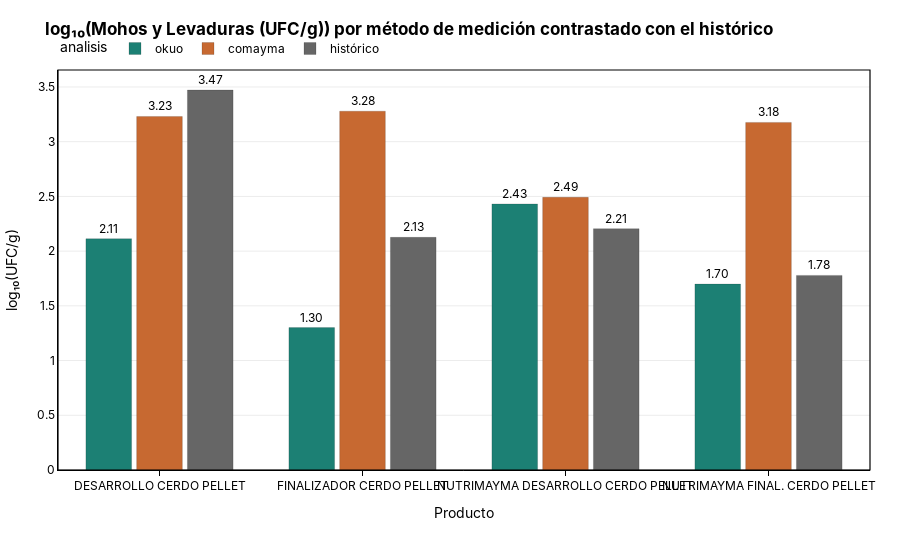

Write notebook code for a chart like this one.
### Code cell
# 2. Especificando una secuencia de colores
colores_corporativos = ["#1C8074", "#c76931", "#666666"]
fig2, df_plot2 = generalized_grouped_bar_corporate(
    df=datos,
    formula_col="Referencia",
    group_col="analisis",
    value_col="log10_Mohos_Levaduras_UFCg",
    title="log₁₀(Mohos y Levaduras (UFC/g)) por método de medición contrastado con el histórico",
    #order_formula=["Fórmula 4", "Fórmula 1", "Fórmula 2", "Fórmula 3"], # Orden X
    order_group=["okuo", "comayma", "histórico"],          # Orden grupos (y colores)
    color_discrete_sequence=colores_corporativos,
    x_axis_title="Producto",
    y_axis_title="log₁₀(UFC/g)",
    #write_html=f"{ROOT_IMAGEN}/mohos_lev.html" , # Guarda el archivo en la misma carpeta
    text_fmt=",.2f" # Formato de texto sin decimales
)

print("Gráfico generado. Mostrando el segundo ejemplo:")
fig2.show()
s3.save_plotly_html(fig2, "mohos_lev.html")

### Figure 1 — Plotly figure (JSON) as saved in the notebook; plotly's stock layout.template omitted (floating-point values rounded to 4 significant figures)
{"data": [{"hovertemplate": "analisis: <b>okuo</b><br>Referencia: %{x}<br>log10_Mohos_Levaduras_UFCg: %{y:,.2f}<extra></extra>", "marker": {"color": "#1C8074", "line": {"color": "rgba(0,0,0,0.25)", "width": 0.6}}, "name": "okuo", "text": [2.114, 1.301, 2.431, 1.699], "textposition": "outside", "texttemplate": "%{text:,.2f}", "type": "bar", "x": ["DESARROLLO CERDO PELLET", "FINALIZADOR CERDO PELLET", "NUTRIMAYMA DESARROLLO CERDO PELLET", "NUTRIMAYMA FINAL. CERDO PELLET"], "y": [2.114, 1.301, 2.431, 1.699]}, {"hovertemplate": "analisis: <b>comayma</b><br>Referencia: %{x}<br>log10_Mohos_Levaduras_UFCg: %{y:,.2f}<extra></extra>", "marker": {"color": "#c76931", "line": {"color": "rgba(0,0,0,0.25)", "width": 0.6}}, "name": "comayma", "text": [3.23, 3.279, 2.491, 3.176], "textposition": "outside", "texttemplate": "%{text:,.2f}", "type": "bar", "x": ["DESARROLLO CERDO PELLET", "FINALIZADOR CERDO PELLET", "NUTRIMAYMA DESARROLLO CERDO PELLET", "NUTRIMAYMA FINAL. CERDO PELLET"], "y": [3.23, 3.279, 2.491, 3.176]}, {"hovertemplate": "analisis: <b>histórico</b><br>Referencia: %{x}<br>log10_Mohos_Levaduras_UFCg: %{y:,.2f}<extra></extra>", "marker": {"color": "#666666", "line": {"color": "rgba(0,0,0,0.25)", "width": 0.6}}, "name": "histórico", "text": [3.472, 2.126, 2.205, 1.778], "textposition": "outside", "texttemplate": "%{text:,.2f}", "type": "bar", "x": ["DESARROLLO CERDO PELLET", "FINALIZADOR CERDO PELLET", "NUTRIMAYMA DESARROLLO CERDO PELLET", "NUTRIMAYMA FINAL. CERDO PELLET"], "y": [3.472, 2.126, 2.205, 1.778]}], "layout": {"bargap": 0.25, "bargroupgap": 0.1, "barmode": "group", "font": {"color": "#000000", "family": "Inter, 'Helvetica Neue', Arial, sans-serif", "size": 12}, "hoverlabel": {"bgcolor": "#FFFFFF", "bordercolor": "#666666", "font": {"color": "#000000"}}, "legend": {"orientation": "h", "title": {"text": "analisis"}, "x": 0, "y": 1.09}, "margin": {"b": 90, "l": 40, "r": 30, "t": 70}, "paper_bgcolor": "#FFFFFF", "plot_bgcolor": "#FFFFFF", "shapes": [{"fillcolor": "rgba(0,0,0,0)", "line": {"color": "#000000", "width": 1.2}, "type": "rect", "x0": 0, "x1": 1, "xref": "paper", "y0": 0, "y1": 1, "yref": "paper"}], "title": {"text": "<b>log₁₀(Mohos y Levaduras (UFC/g)) por método de medición contrastado con el histórico</b>"}, "xaxis": {"automargin": true, "linecolor": "#000000", "linewidth": 1, "showline": true, "tickangle": 0, "tickcolor": "#000000", "ticks": "outside", "title": {"text": "Producto"}}, "yaxis": {"automargin": true, "gridcolor": "rgba(0,0,0,0.08)", "linecolor": "#000000", "linewidth": 1, "showline": true, "title": {"text": "log₁₀(UFC/g)"}, "zeroline": true, "zerolinecolor": "rgba(0,0,0,0.2)"}}}
